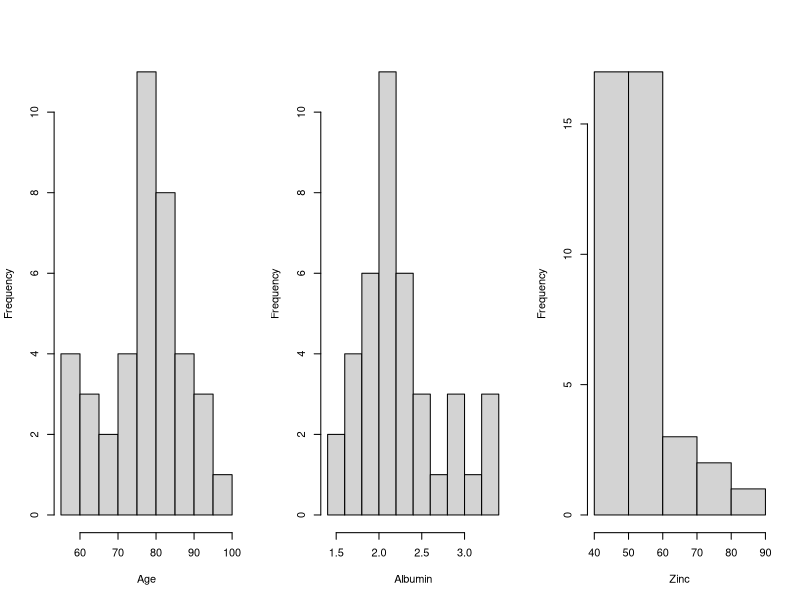
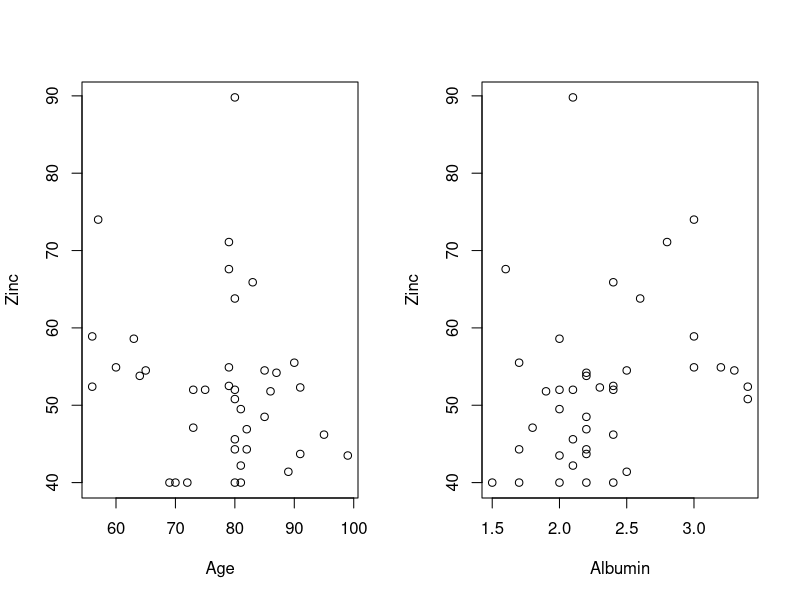
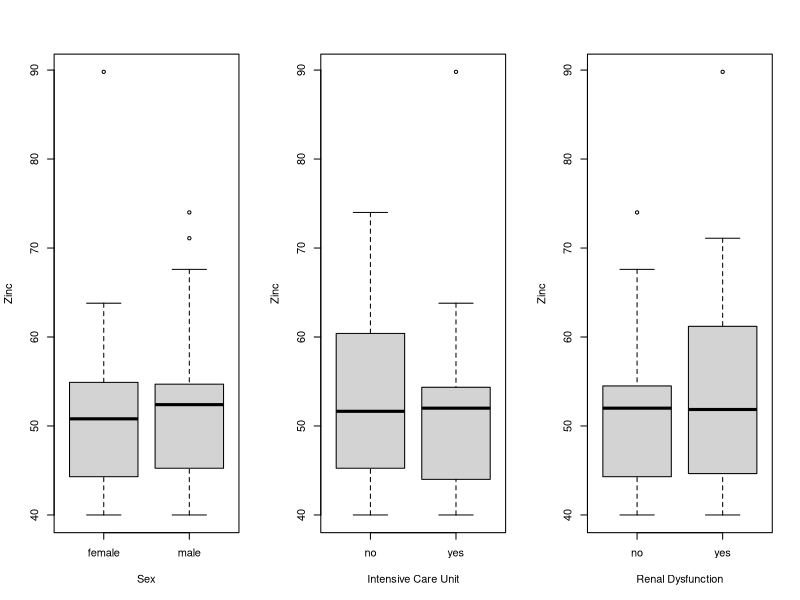
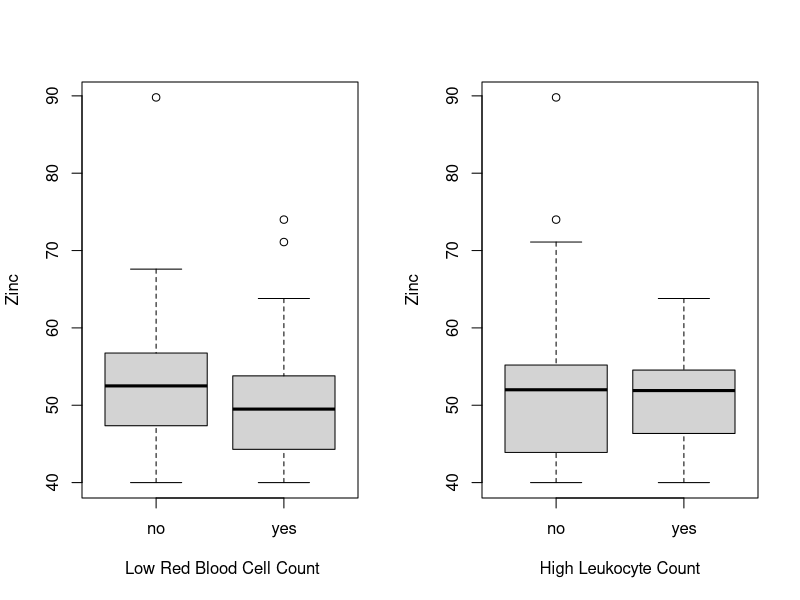
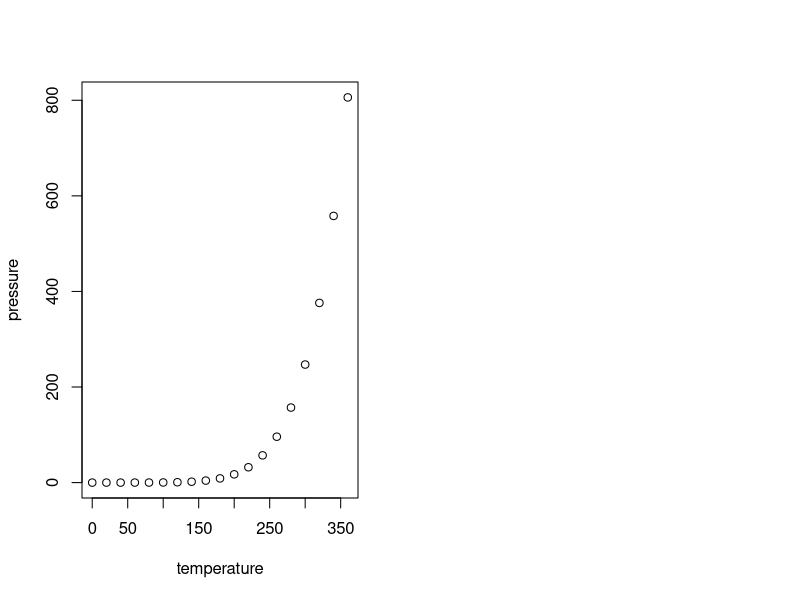

These figures' R source, in order:
## ---- chunk 1
knitr::opts_chunk$set(echo = TRUE)
## ---- chunk 2
# input data
zinc <- read.csv("zinc.csv", sep =";")
## ---- chunk 3
summary(zinc)
## ---- chunk 4
par(mfrow=c(1,3))
hist(zinc$age, main = "", xlab = "Age")
hist(zinc$alb, main = "", xlab = "Albumin")
hist(zinc$znc, main = "", xlab = "Zinc")
## ---- chunk 5
par(mfrow=c(1,2))
plot(zinc$age,zinc$znc, main = "", ylab = "Zinc", xlab = "Age")
plot(zinc$alb, zinc$znc,main = "", ylab = "Zinc", xlab = "Albumin")
## ---- chunk 6
par(mfrow=c(1,3))
boxplot(zinc$znc ~ zinc$sex, ylab = "Zinc", xlab = "Sex")
boxplot(zinc$znc ~ zinc$icu, ylab = "Zinc", xlab = "Intensive Care Unit")
boxplot(zinc$znc ~ zinc$ren, ylab = "Zinc", xlab = "Renal Dysfunction")
par(mfrow=c(1,2))
boxplot(zinc$znc ~ zinc$lbd, ylab = "Zinc", xlab = " Low Red Blood Cell Count")
boxplot(zinc$znc ~ zinc$hlk, ylab = "Zinc", xlab = "High Leukocyte Count")
## ---- chunk 7
# bivariate analysis
tapply(zinc$znc, zinc$sex, summary)
tapply(zinc$znc, zinc$icu, summary)
tapply(zinc$znc, zinc$ren, summary)
tapply(zinc$znc, zinc$lbd, summary)
tapply(zinc$znc, zinc$hlk, summary)
## ---- chunk 8
# inference analysis
wilcox.test(zinc$znc ~ zinc$sex)
wilcox.test(zinc$znc ~ zinc$icu)
wilcox.test(zinc$znc ~ zinc$ren)
wilcox.test(zinc$znc ~ zinc$lbd)
wilcox.test(zinc$znc ~ zinc$hlk)
## ---- chunk 9
# preparing dummy variables
zinc$sex <- as.numeric(as.character(zinc$sex) == "female")
zinc$icu <- as.numeric(as.character(zinc$icu) == "yes")
zinc$ren <- as.numeric(as.character(zinc$ren) == "yes")
zinc$lbd <- as.numeric(as.character(zinc$lbd) == "yes")
zinc$hlk <- as.numeric(as.character(zinc$hlk) == "yes")
## ---- chunk 10
# correlation matrix
cor(zinc[,2:9])
## ---- chunk 11
# simple linear models
mod1 <- lm(znc ~ age, data = zinc); summary(mod1)
mod2 <- lm(znc ~ alb, data = zinc); summary(mod2)
mod3 <- lm(znc ~ sex, data = zinc); summary(mod3)
mod4 <- lm(znc ~ icu, data = zinc); summary(mod4)
mod5 <- lm(znc ~ ren, data = zinc); summary(mod5)
mod6 <- lm(znc ~ lbd, data = zinc); summary(mod6)
mod7 <- lm(znc ~ hlk, data = zinc); summary(mod7)
## ---- chunk 12
# multiple linear models
mod8 <- lm(znc ~ age + alb + sex + icu + ren + lbd + hlk, data = zinc); summary(mod8)
## ---- chunk 13
plot(pressure)
